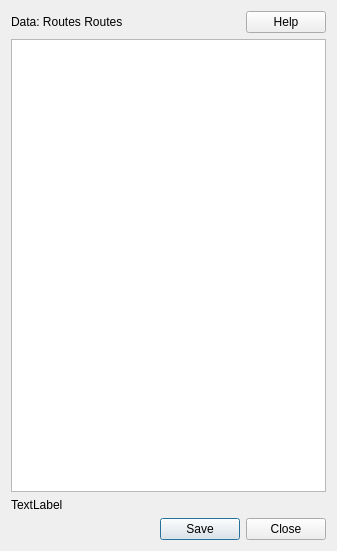
<?xml version="1.0" encoding="UTF-8"?>
<ui version="4.0">
 <class>Dialog</class>
 <widget class="QDialog" name="Dialog">
  <property name="geometry">
   <rect>
    <x>0</x>
    <y>0</y>
    <width>337</width>
    <height>551</height>
   </rect>
  </property>
  <property name="windowTitle">
   <string>Data | Links</string>
  </property>
  <layout class="QVBoxLayout" name="verticalLayout_4">
   <item>
    <layout class="QVBoxLayout" name="verticalLayout_3">
     <item>
      <layout class="QHBoxLayout" name="horizontalLayout">
       <item>
        <widget class="QLabel" name="label_title">
         <property name="text">
          <string>&lt;html&gt;&lt;head/&gt;&lt;body&gt;&lt;p&gt;&lt;span style=&quot; font-size:14pt;&quot;&gt;Data: &lt;/span&gt;&lt;span style=&quot; font-size:14pt; font-weight:600;&quot;&gt;Routes&lt;/span&gt;&lt;/p&gt;&lt;p&gt;&lt;span style=&quot; font-style:italic;&quot;&gt;Routes&lt;/span&gt;&lt;/p&gt;&lt;/body&gt;&lt;/html&gt;</string>
         </property>
        </widget>
       </item>
       <item>
        <spacer name="horizontalSpacer">
         <property name="orientation">
          <enum>Qt::Horizontal</enum>
         </property>
         <property name="sizeHint" stdset="0">
          <size>
           <width>40</width>
           <height>20</height>
          </size>
         </property>
        </spacer>
       </item>
       <item>
        <widget class="QPushButton" name="btn_help">
         <property name="text">
          <string notr="true">Help</string>
         </property>
        </widget>
       </item>
      </layout>
     </item>
     <item>
      <layout class="QVBoxLayout" name="verticalLayout_2">
       <item>
        <layout class="QHBoxLayout" name="horizontalLayout_3">
         <item>
          <layout class="QVBoxLayout" name="verticalLayout">
           <item>
            <widget class="QTreeView" name="routes_tree"/>
           </item>
           <item>
            <widget class="QLabel" name="total_items_routes">
             <property name="text">
              <string>TextLabel</string>
             </property>
            </widget>
           </item>
          </layout>
         </item>
        </layout>
       </item>
       <item>
        <layout class="QHBoxLayout" name="horizontalLayout_5">
         <item>
          <spacer name="horizontalSpacer_2">
           <property name="orientation">
            <enum>Qt::Horizontal</enum>
           </property>
           <property name="sizeHint" stdset="0">
            <size>
             <width>40</width>
             <height>20</height>
            </size>
           </property>
          </spacer>
         </item>
         <item>
          <widget class="QDialogButtonBox" name="buttonBox">
           <property name="standardButtons">
            <set>QDialogButtonBox::Close|QDialogButtonBox::Save</set>
           </property>
          </widget>
         </item>
        </layout>
       </item>
      </layout>
     </item>
    </layout>
   </item>
  </layout>
 </widget>
 <tabstops>
  <tabstop>btn_help</tabstop>
 </tabstops>
 <resources/>
 <connections/>
</ui>
